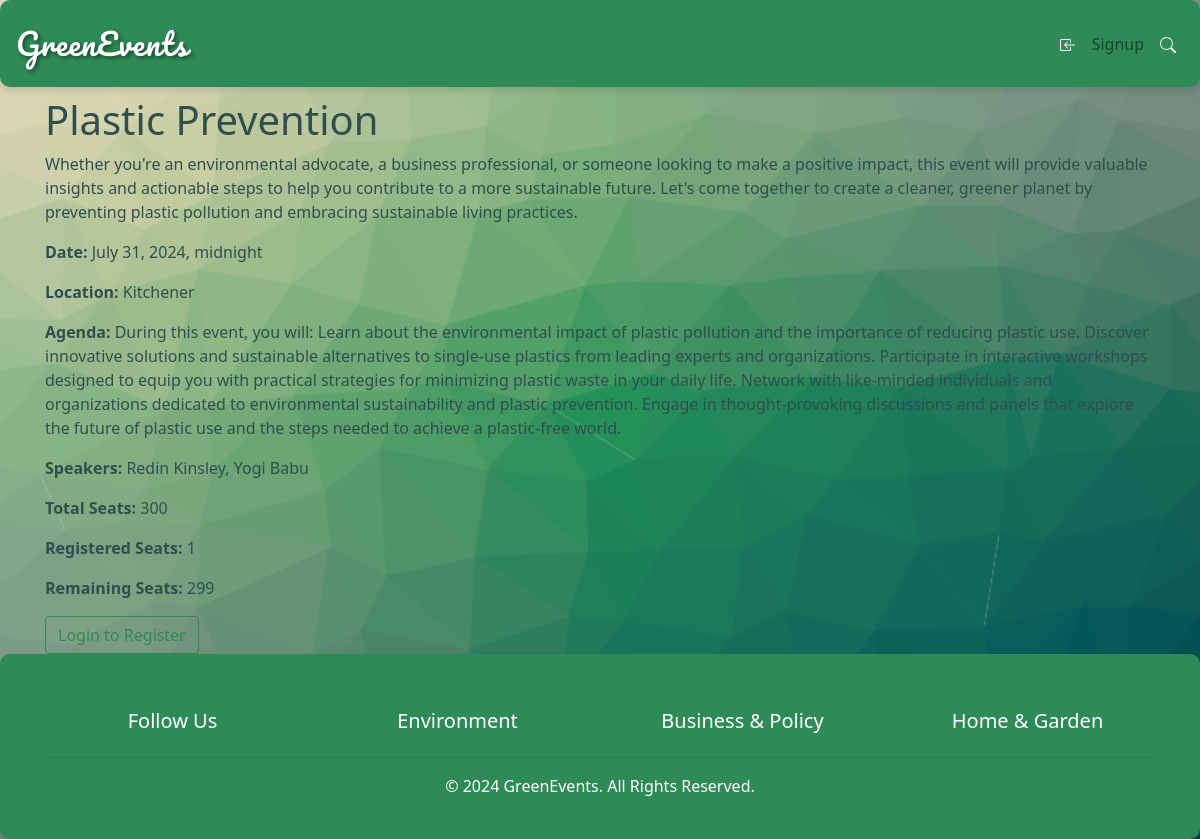
Page /event/13/ on the committed database.
### myApp/models.py (models this page shows, shortened)
class Event(models.Model):
    name = models.CharField(max_length=255)
    description = models.TextField()
    eventDate = models.DateTimeField()
    location = models.CharField(max_length=255)
    agenda = models.TextField()
    speakers = models.TextField()
    image = models.ImageField(upload_to='event_images/', blank=True, null=True)
    total_num_of_seats = models.IntegerField()
    registered_seats = models.IntegerField(default=0)
    remaining_seats = models.IntegerField()

### myApp/views.py (the view)
# urls.py: path('event/<int:pk>/', views.EventDetailView.as_view(), name='event_detail'),
class EventDetailView(DetailView):
    model = Event
    template_name = 'event_detail.html'
    context_object_name = 'event'
    def get_object(self, queryset=None):
        obj = super().get_object(queryset=queryset)
        if self.request.user.is_authenticated:
            profile, created = Profile.objects.get_or_create(user=self.request.user)
            profile.past_events.add(obj)
        return obj

### myApp/templates/event_detail.html (shortened to what this page needs)
{% extends 'base.html' %}
{% block content %}
<div class="event-details-page">
    <h1>{{ event.name }}</h1>
    <p>{{ event.description }}</p>
    <p><strong>Date:</strong> {{ event.eventDate }}</p>
    <p><strong>Location:</strong> {{ event.location }}</p>
    <p><strong>Agenda:</strong> {{ event.agenda }}</p>
    <p><strong>Speakers:</strong> {{ event.speakers }}</p>
    <p><strong>Total Seats:</strong> {{ event.total_num_of_seats }}</p>
    <p><strong>Registered Seats:</strong> {{ event.registered_seats }}</p>
    <p><strong>Remaining Seats:</strong> {{ event.remaining_seats }}</p>
    {% if user.is_authenticated %}
    <button id="registerBtn" class="btn btn-success">Register</button>
    {% else %}
    <a href="{% url 'login' %}?next={% url 'event_detail' event.id %}" class="btn btn-outline-primary">Login to Register</a>
    {% endif %}
</div>
{% endblock %}

### myApp/static/css/style.css (style rules this page uses)
:root { --primary-color: rgb(46, 139, 87); --secondary-color: #3CB371; --background-color: #E8F5E9; --text-color: #2F4F4F; --link-color: #2E8B57; --link-hover-color: #228B22; --glass-bg: rgba(255, 255, 255, 0.7); --glass-border: rgba(46, 139, 87, 0.3); --glass-shadow: 0 4px 6px rgba(0, 0, 0, 0.1); }
html { height: 100%; }
body { background-color: var(--background-color); background-image: url("/media/profile_pictures/cool-background.png"); background-size: cover; background-repeat: no-repeat; background-position: center; background-attachment: fixed; color: var(--text-color); font-family: 'system-ui', -apple-system; min-height: 100vh; margin: 0; display: flex; flex-direction: column; }
a { color: var(--link-color); text-decoration: none; }
.btn-outline-primary { color: var(--primary-color); border-color: var(--primary-color); }

### rows in the picture
Event: name "Plastic Prevention", description "Whether you're an environmental advocate, a business professional, or someone looking to make a positive impact, this event will provide valuable insights and actionable steps to help you contribute to a more sustainable future. Let's come together to create a cleaner, greener planet by preventing plastic pollution and embracing sustainable living practices.", eventDate "July 31, 2024, midnight", location "Kitchener", agenda "During this event, you will: Learn about the environmental impact of plastic pollution and the importance of reducing plastic use. Discover innovative solutions and sustainable alternatives to single-use plastics from leading experts and organizations. Participate in interactive workshops designed to equip you with practical strategies for minimizing plastic waste in your daily life. Network with like-minded individuals and organizations dedicated to environmental sustainability and plastic prevention. Engage in thought-provoking discussions and panels that explore the future of plastic use and the steps needed to achieve a plastic-free world.", speakers "Redin Kinsley, Yogi Babu", total_num_of_seats "300", registered_seats "1", remaining_seats "299"
